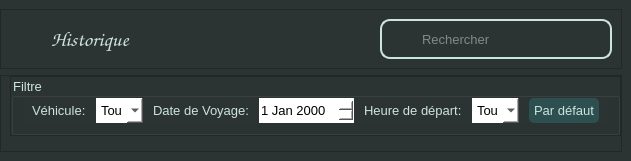
      <widget class="QWidget" name="page_4">
       <layout class="QGridLayout" name="gridLayout_4">
        <property name="leftMargin">
         <number>0</number>
        </property>
        <property name="topMargin">
         <number>0</number>
        </property>
        <property name="rightMargin">
         <number>0</number>
        </property>
        <property name="bottomMargin">
         <number>0</number>
        </property>
        <property name="spacing">
         <number>0</number>
        </property>
        <item row="0" column="0">
         <widget class="QWidget" name="historiqueMainBody" native="true">
          <property name="styleSheet">
           <string notr="true">background-color: rgb(44, 51, 51);</string>
          </property>
          <layout class="QVBoxLayout" name="verticalLayout_12">
           <property name="leftMargin">
            <number>0</number>
           </property>
           <property name="topMargin">
            <number>9</number>
           </property>
           <item alignment="Qt::AlignTop">
            <widget class="QFrame" name="headerFrame">
             <property name="frameShape">
              <enum>QFrame::StyledPanel</enum>
             </property>
             <property name="frameShadow">
              <enum>QFrame::Raised</enum>
             </property>
             <layout class="QHBoxLayout" name="horizontalLayout_5">
              <property name="leftMargin">
               <number>0</number>
              </property>
              <property name="topMargin">
               <number>0</number>
              </property>
              <property name="rightMargin">
               <number>0</number>
              </property>
              <property name="bottomMargin">
               <number>0</number>
              </property>
              <item alignment="Qt::AlignTop">
               <widget class="QWidget" name="header_2" native="true">
                <layout class="QHBoxLayout" name="horizontalLayout_9">
                 <property name="leftMargin">
                  <number>0</number>
                 </property>
                 <property name="topMargin">
                  <number>0</number>
                 </property>
                 <property name="rightMargin">
                  <number>0</number>
                 </property>
                 <property name="bottomMargin">
                  <number>0</number>
                 </property>
                 <item>
                  <widget class="QWidget" name="titleContainer_4" native="true">
                   <layout class="QHBoxLayout" name="horizontalLayout_10">
                    <property name="leftMargin">
                     <number>9</number>
                    </property>
                    <property name="topMargin">
                     <number>0</number>
                    </property>
                    <property name="rightMargin">
                     <number>0</number>
                    </property>
                    <property name="bottomMargin">
                     <number>0</number>
                    </property>
                    <item>
                     <widget class="QPushButton" name="menuBtn_4">
                      <property name="maximumSize">
                       <size>
                        <width>35</width>
                        <height>30</height>
                       </size>
                      </property>
                      <property name="font">
                       <font>
                        <weight>50</weight>
                        <bold>false</bold>
                       </font>
                      </property>
                      <property name="cursor">
                       <cursorShape>PointingHandCursor</cursorShape>
                      </property>
                      <property name="styleSheet">
                       <string notr="true">color: rgb(203, 228, 222);
border: none;</string>
                      </property>
                      <property name="text">
                       <string/>
                      </property>
                      <property name="icon">
                       <iconset resource="Ressources.qrc">
                        <normaloff>:/Icons/Bold Icons/align-justify.svg</normaloff>:/Icons/Bold Icons/align-justify.svg</iconset>
                      </property>
                      <property name="iconSize">
                       <size>
                        <width>30</width>
                        <height>30</height>
                       </size>
                      </property>
                      <property name="checkable">
                       <bool>true</bool>
                      </property>
                      <property name="flat">
                       <bool>true</bool>
                      </property>
                     </widget>
                    </item>
                    <item>
                     <widget class="QLabel" name="title_4">
                      <property name="font">
                       <font>
                        <family>Comic Sans MS</family>
                        <pointsize>16</pointsize>
                        <weight>75</weight>
                        <bold>true</bold>
                       </font>
                      </property>
                      <property name="styleSheet">
                       <string notr="true">color: rgb(203, 228, 222);</string>
                      </property>
                      <property name="text">
                       <string>Historique</string>
                      </property>
                     </widget>
                    </item>
                   </layout>
                  </widget>
                 </item>
                 <item>
                  <widget class="QWidget" name="searchContainer_4" native="true">
                   <property name="minimumSize">
                    <size>
                     <width>100</width>
                     <height>0</height>
                    </size>
                   </property>
                   <property name="maximumSize">
                    <size>
                     <width>250</width>
                     <height>16777215</height>
                    </size>
                   </property>
                   <layout class="QHBoxLayout" name="horizontalLayout_11">
                    <item>
                     <widget class="QFrame" name="searchFrame_4">
                      <property name="minimumSize">
                       <size>
                        <width>0</width>
                        <height>40</height>
                       </size>
                      </property>
                      <property name="maximumSize">
                       <size>
                        <width>250</width>
                        <height>40</height>
                       </size>
                      </property>
                      <property name="styleSheet">
                       <string notr="true">border-radius: 10px;
border: 2px solid #CBE4DE;</string>
                      </property>
                      <property name="frameShape">
                       <enum>QFrame::StyledPanel</enum>
                      </property>
                      <property name="frameShadow">
                       <enum>QFrame::Raised</enum>
                      </property>
                      <layout class="QHBoxLayout" name="horizontalLayout_12">
                       <property name="rightMargin">
                        <number>0</number>
                       </property>
                       <item alignment="Qt::AlignRight">
                        <widget class="QLabel" name="searchLabel_4">
                         <property name="minimumSize">
                          <size>
                           <width>20</width>
                           <height>20</height>
                          </size>
                         </property>
                         <property name="maximumSize">
                          <size>
                           <width>20</width>
                           <height>20</height>
                          </size>
                         </property>
                         <property name="styleSheet">
                          <string notr="true">border: none;</string>
                         </property>
                         <property name="text">
                          <string/>
                         </property>
                         <property name="pixmap">
                          <pixmap resource="Ressources.qrc">:/Icons/Bold Icons/search.svg</pixmap>
                         </property>
                         <property name="scaledContents">
                          <bool>true</bool>
                         </property>
                        </widget>
                       </item>
                       <item>
                        <widget class="QLineEdit" name="searchInput_4">
                         <property name="minimumSize">
                          <size>
                           <width>190</width>
                           <height>0</height>
                          </size>
                         </property>
                         <property name="maximumSize">
                          <size>
                           <width>190</width>
                           <height>30</height>
                          </size>
                         </property>
                         <property name="font">
                          <font>
                           <pointsize>10</pointsize>
                          </font>
                         </property>
                         <property name="styleSheet">
                          <string notr="true">color: rgb(203, 228, 222);
background: transparent;
border: none;</string>
                         </property>
                         <property name="placeholderText">
                          <string>Rechercher</string>
                         </property>
                        </widget>
                       </item>
                      </layout>
                     </widget>
                    </item>
                   </layout>
                  </widget>
                 </item>
                </layout>
               </widget>
              </item>
             </layout>
            </widget>
           </item>
           <item>
            <widget class="QFrame" name="bodyFrame">
             <property name="sizePolicy">
              <sizepolicy hsizetype="Preferred" vsizetype="Expanding">
               <horstretch>0</horstretch>
               <verstretch>0</verstretch>
              </sizepolicy>
             </property>
             <property name="frameShape">
              <enum>QFrame::StyledPanel</enum>
             </property>
             <property name="frameShadow">
              <enum>QFrame::Raised</enum>
             </property>
             <layout class="QVBoxLayout" name="verticalLayout_22">
              <property name="topMargin">
               <number>0</number>
              </property>
              <property name="rightMargin">
               <number>0</number>
              </property>
              <item>
               <widget class="QFrame" name="frame_12">
                <property name="minimumSize">
                 <size>
                  <width>0</width>
                  <height>0</height>
                 </size>
                </property>
                <property name="maximumSize">
                 <size>
                  <width>16777215</width>
                  <height>70</height>
                 </size>
                </property>
                <property name="frameShape">
                 <enum>QFrame::StyledPanel</enum>
                </property>
                <property name="frameShadow">
                 <enum>QFrame::Raised</enum>
                </property>
                <layout class="QGridLayout" name="gridLayout_19">
                 <property name="leftMargin">
                  <number>0</number>
                 </property>
                 <property name="topMargin">
                  <number>0</number>
                 </property>
                 <property name="rightMargin">
                  <number>0</number>
                 </property>
                 <property name="bottomMargin">
                  <number>0</number>
                 </property>
                 <item row="0" column="0">
                  <widget class="QGroupBox" name="groupBox_2">
                   <property name="minimumSize">
                    <size>
                     <width>0</width>
                     <height>0</height>
                    </size>
                   </property>
                   <property name="font">
                    <font>
                     <pointsize>10</pointsize>
                    </font>
                   </property>
                   <property name="styleSheet">
                    <string notr="true">color: rgb(203, 228, 222);</string>
                   </property>
                   <property name="title">
                    <string>Filtre</string>
                   </property>
                   <property name="flat">
                    <bool>false</bool>
                   </property>
                   <layout class="QVBoxLayout" name="verticalLayout_24">
                    <property name="spacing">
                     <number>0</number>
                    </property>
                    <property name="topMargin">
                     <number>0</number>
                    </property>
                    <item>
                     <widget class="QWidget" name="widget_4" native="true">
                      <property name="maximumSize">
                       <size>
                        <width>750</width>
                        <height>16777215</height>
                       </size>
                      </property>
                      <layout class="QHBoxLayout" name="horizontalLayout_34">
                       <property name="spacing">
                        <number>10</number>
                       </property>
                       <property name="topMargin">
                        <number>0</number>
                       </property>
                       <property name="bottomMargin">
                        <number>0</number>
                       </property>
                       <item>
                        <widget class="QLabel" name="jourCombobox_2">
                         <property name="minimumSize">
                          <size>
                           <width>50</width>
                           <height>0</height>
                          </size>
                         </property>
                         <property name="maximumSize">
                          <size>
                           <width>60</width>
                           <height>16777215</height>
                          </size>
                         </property>
                         <property name="font">
                          <font>
                           <pointsize>10</pointsize>
                          </font>
                         </property>
                         <property name="text">
                          <string>Véhicule:</string>
                         </property>
                        </widget>
                       </item>
                       <item>
                        <widget class="QComboBox" name="vehiculeCombobox_2">
                         <property name="minimumSize">
                          <size>
                           <width>0</width>
                           <height>25</height>
                          </size>
                         </property>
                         <property name="font">
                          <font>
                           <pointsize>10</pointsize>
                          </font>
                         </property>
                         <property name="styleSheet">
                          <string notr="true">color: black;
background-color: rgb(255, 255, 255);
border: none;</string>
                         </property>
                         <item>
                          <property name="text">
                           <string>Tous</string>
                          </property>
                         </item>
                        </widget>
                       </item>
                       <item>
                        <widget class="QLabel" name="label_25">
                         <property name="font">
                          <font>
                           <pointsize>10</pointsize>
                          </font>
                         </property>
                         <property name="text">
                          <string>Date de Voyage:</string>
                         </property>
                        </widget>
                       </item>
                       <item>
                        <widget class="QDateEdit" name="dateFiltre">
                         <property name="minimumSize">
                          <size>
                           <width>0</width>
                           <height>25</height>
                          </size>
                         </property>
                         <property name="font">
                          <font>
                           <pointsize>10</pointsize>
                          </font>
                         </property>
                         <property name="styleSheet">
                          <string notr="true">color: black;
background-color: rgb(255, 255, 255);
border: none;</string>
                         </property>
                        </widget>
                       </item>
                       <item>
                        <widget class="QLabel" name="label_26">
                         <property name="font">
                          <font>
                           <pointsize>10</pointsize>
                          </font>
                         </property>
                         <property name="text">
                          <string>Heure de départ:</string>
                         </property>
                        </widget>
                       </item>
                       <item>
                        <widget class="QComboBox" name="heureCombobox_2">
                         <property name="minimumSize">
                          <size>
                           <width>0</width>
                           <height>25</height>
                          </size>
                         </property>
                         <property name="font">
                          <font>
                           <pointsize>10</pointsize>
                          </font>
                         </property>
                         <property name="styleSheet">
                          <string notr="true">color: black;
background-color: rgb(255, 255, 255);
border: none;</string>
                         </property>
                         <item>
                          <property name="text">
                           <string>Tous</string>
                          </property>
                         </item>
                        </widget>
                       </item>
                       <item>
                        <widget class="QPushButton" name="parDefaut">
                         <property name="maximumSize">
                          <size>
                           <width>198</width>
                           <height>16777215</height>
                          </size>
                         </property>
                         <property name="font">
                          <font>
                           <pointsize>10</pointsize>
                          </font>
                         </property>
                         <property name="cursor">
                          <cursorShape>PointingHandCursor</cursorShape>
                         </property>
                         <property name="styleSheet">
                          <string notr="true">#parDefaut {
	background-color: rgb(46, 79, 79);
	color: rgb(203, 228, 222);
	padding: 5px;
	border-radius: 5px;
}

#parDefaut:Hover {
	background-color: rgb(26, 59, 59);
}</string>
                         </property>
                         <property name="text">
                          <string>Par défaut</string>
                         </property>
                        </widget>
                       </item>
                      </layout>
                     </widget>
                    </item>
                   </layout>
                  </widget>
                 </item>
                </layout>
               </widget>
              </item>
              <item>
               <widget class="QFrame" name="frame_13">
                <property name="frameShape">
                 <enum>QFrame::StyledPanel</enum>
                </property>
                <property name="frameShadow">
                 <enum>QFrame::Raised</enum>
                </property>
               </widget>
              </item>
             </layout>
            </widget>
           </item>
          </layout>
         </widget>
        </item>
       </layout>
      </widget>
